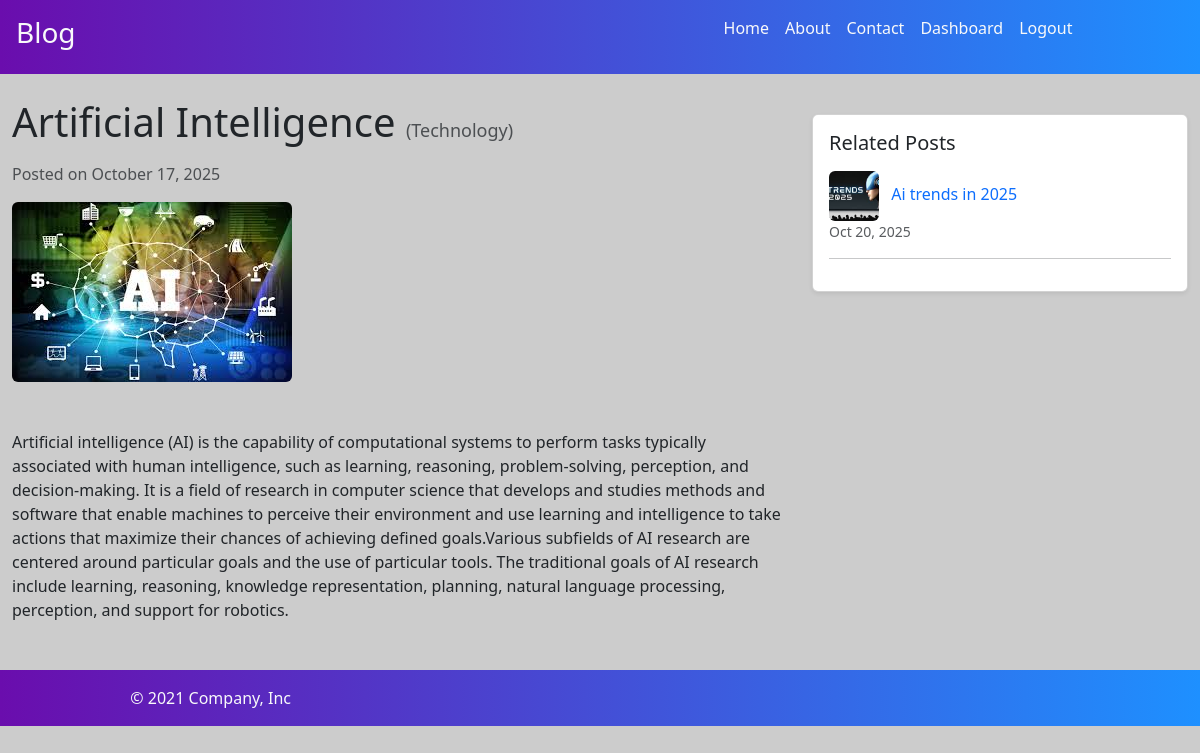
The page /post/artificial-intelligence (signed in) on the database its author committed.
### blog/models.py (models this page shows, shortened)
class Post(models.Model):
    title = models.CharField(max_length=100)
    content = models.TextField()
    img_url = models.ImageField(null=True, upload_to="posts/images")
    created_at = models.DateTimeField(auto_now_add=True)
    slug = models.SlugField(unique=True, null=True, blank=True)
    category = models.ForeignKey(Category, on_delete=models.CASCADE)
    user = models.ForeignKey(User, on_delete=models.CASCADE, null=True)
    is_published = models.BooleanField(default=False)

class Category(models.Model):
    name = models.CharField(max_length=100)

### blog/views.py (the view)
# urls.py: path("post/<str:slug>", views.detail, name="detail"),
def detail(request, slug):
    if request.user and not request.user.has_perm('blog_view_post'):
        messages.error(request, 'You have no permisson to view any posts')
        return redirect('blog:index')
    try:
        post = Post.objects.get(slug=slug, is_published=True)
        related_posts = Post.objects.filter(category=post.category).exclude(pk=post.id)[:3]
    except Post.DoesNotExist:
        raise Http404("Post does not exist!")
    return render(request, 'blog/detail.html', {'post': post, 'related_posts': related_posts})

### blog/templates/blog/detail.html
{% extends 'blog/base.html' %}
{% block content %}
<div class="container-fluid mt-4">
    <div class="row">
        <div class="col-lg-8">
            <h1 class="mb-3">
                {{ post.title }}
                <small class="text-muted" style="font-size: 18px;">({{ post.category.name }})</small>
            </h1>
            <p class="text-muted">
                Posted on {{ post.created_at|date:"F j, Y" }}
            </p>
            {% if post.img_url %}
                <img src="{{ post.img_url.url }}" class="img-fluid rounded mb-4" alt="{{ post.title }}">
            {% endif %}
            <div class="post-content mb-5" style="white-space: pre-line;">
                {{ post.content }}
            </div>
        </div>
        <div class="col-lg-4">
            <div class="card shadow-sm mt-3">
                <div class="card-body">
                    <h5 class="card-title mb-3">Related Posts</h5>
                    {% if related_posts %}
                        <ul class="list-unstyled">
                            {% for related_post in related_posts %}
                                <li class="mb-2">
                                    <a href="{% url 'blog:detail' slug=related_post.slug %}" class="text-decoration-none">
                                        {% if related_post.img_url %}
                                            <img src="{{ related_post.img_url.url }}" alt="{{ related_post.title }}"
                                                 class="me-2 rounded" style="width: 50px; height: 50px; object-fit: cover;">
                                        {% endif %}
                                        {{ related_post.title }}
                                    </a>
                                    <p class="text-muted small mb-0">{{ related_post.created_at|date:"M d, Y" }}</p>
                                </li>
                                <hr>
                            {% endfor %}
                        </ul>
                    {% else %}
                        <p class="text-muted">No related posts available.</p>
                    {% endif %}
                </div>
            </div>
        </div>
    </div>
</div>
{% endblock %}

### blog/static/blog/style.css (style rules this page uses)
body { background-color: #cccccc; }

### rows shown on the page
Post: title "Artificial Intelligence", category.name "Technology", created_at "October 17, 2025", img_url (picture), content "Artificial intelligence (AI) is the capability of computational systems to perform tasks typically associated with human intelligence, such as learning, reasoning, problem-solving, perception, and decision-making. It is a field of research in computer science that develops and studies methods and software that enable machines to perceive their environment and use learning and intelligence to take actions that maximize their chances of achieving defined goals.Various subfields of AI research are centered around particular goals and the use of particular tools. The traditional goals of AI research include learning, reasoning, knowledge representation, planning, natural language processing,…"
Post: img_url (picture), title "Ai trends in 2025", created_at "Oct 20, 2025"
